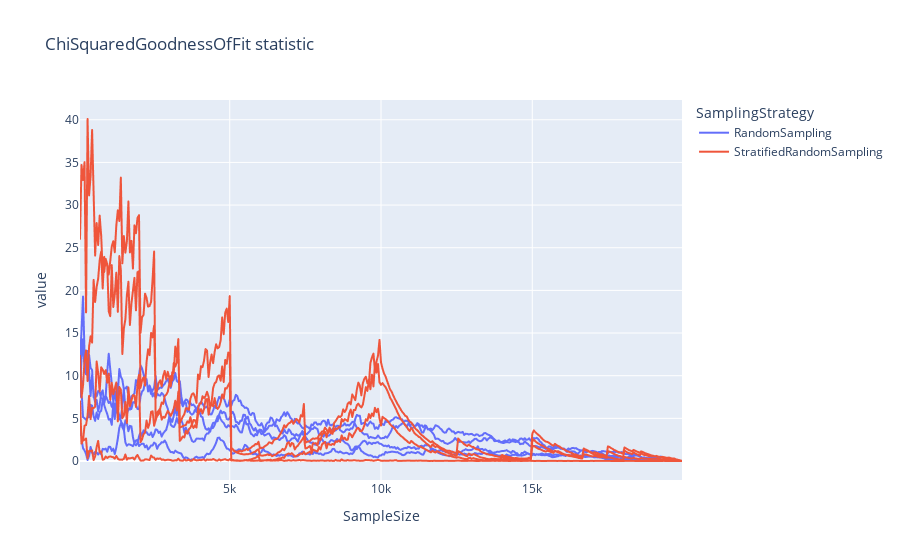
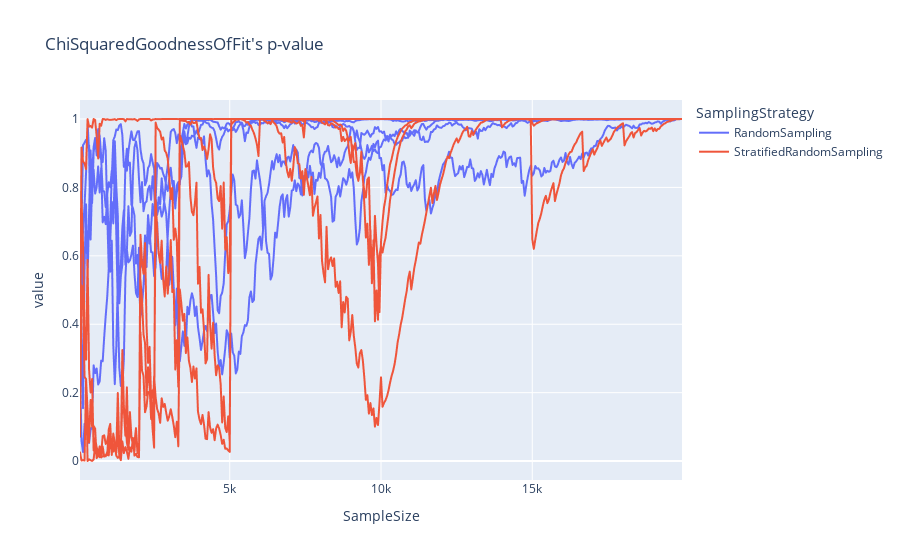
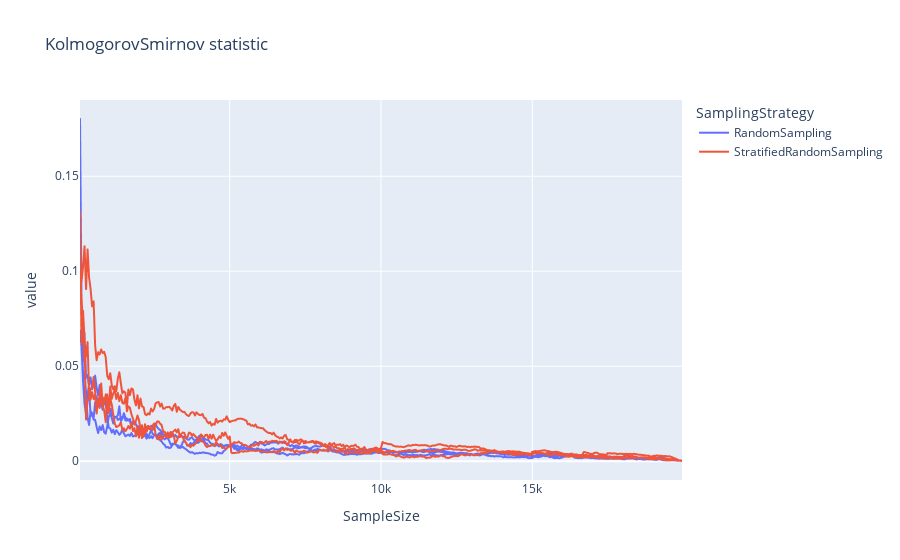
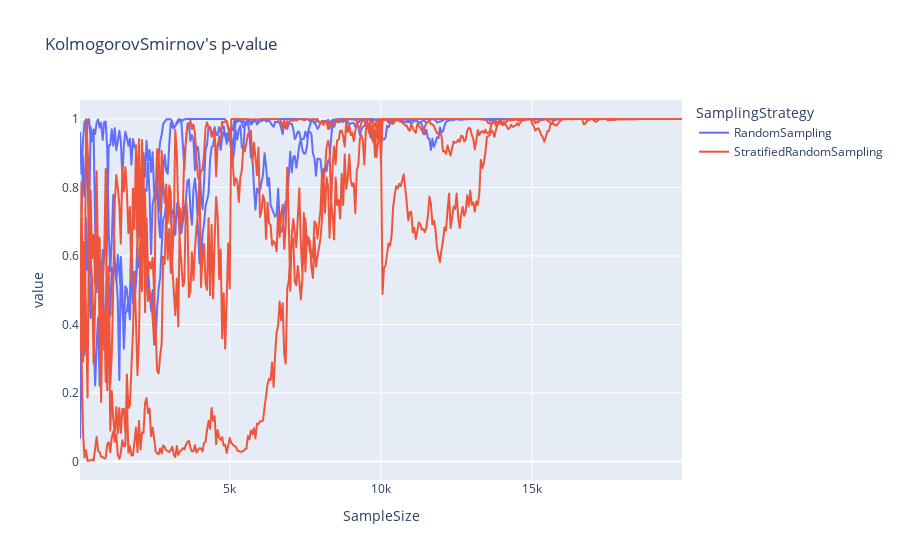

The cell these charts' notebook holds for them, in order:
### Code cell
evaluation.plot()

### Figure 1 — Plotly figure (JSON) as saved in the notebook; plotly's stock layout.template omitted (floating-point values rounded to 4 significant figures; data arrays with more than 128 entries replaced by an {"elided": "..."} marker saying what was removed)
{"data": [{"hovertemplate": "SamplingStrategy=RandomSampling<br>variable=category<br>SampleSize=%{x}<br>value=%{y}<extra></extra>", "legendgroup": "RandomSampling", "line": {"color": "#636efa", "dash": "solid"}, "marker": {"symbol": "circle"}, "mode": "lines", "name": "RandomSampling", "showlegend": true, "type": "scattergl", "x": {"elided": "399 int values"}, "xaxis": "x", "y": {"elided": "399 float values"}, "yaxis": "y"}, {"hovertemplate": "SamplingStrategy=RandomSampling<br>variable=month<br>SampleSize=%{x}<br>value=%{y}<extra></extra>", "legendgroup": "RandomSampling", "line": {"color": "#636efa", "dash": "solid"}, "marker": {"symbol": "circle"}, "mode": "lines", "name": "RandomSampling", "showlegend": false, "type": "scattergl", "x": {"elided": "399 int values"}, "xaxis": "x", "y": {"elided": "399 float values"}, "yaxis": "y"}, {"hovertemplate": "SamplingStrategy=RandomSampling<br>variable=weekday<br>SampleSize=%{x}<br>value=%{y}<extra></extra>", "legendgroup": "RandomSampling", "line": {"color": "#636efa", "dash": "solid"}, "marker": {"symbol": "circle"}, "mode": "lines", "name": "RandomSampling", "showlegend": false, "type": "scattergl", "x": {"elided": "399 int values"}, "xaxis": "x", "y": {"elided": "399 float values"}, "yaxis": "y"}, {"hovertemplate": "SamplingStrategy=RandomSampling<br>variable=season<br>SampleSize=%{x}<br>value=%{y}<extra></extra>", "legendgroup": "RandomSampling", "line": {"color": "#636efa", "dash": "solid"}, "marker": {"symbol": "circle"}, "mode": "lines", "name": "RandomSampling", "showlegend": false, "type": "scattergl", "x": {"elided": "399 int values"}, "xaxis": "x", "y": {"elided": "399 float values"}, "yaxis": "y"}, {"hovertemplate": "SamplingStrategy=StratifiedRandomSampling<br>variable=category<br>SampleSize=%{x}<br>value=%{y}<extra></extra>", "legendgroup": "StratifiedRandomSampling", "line": {"color": "#EF553B", "dash": "solid"}, "marker": {"symbol": "circle"}, "mode": "lines", "name": "StratifiedRandomSampling", "showlegend": true, "type": "scattergl", "x": {"elided": "399 int values"}, "xaxis": "x", "y": {"elided": "399 float values"}, "yaxis": "y"}, {"hovertemplate": "SamplingStrategy=StratifiedRandomSampling<br>variable=month<br>SampleSize=%{x}<br>value=%{y}<extra></extra>", "legendgroup": "StratifiedRandomSampling", "line": {"color": "#EF553B", "dash": "solid"}, "marker": {"symbol": "circle"}, "mode": "lines", "name": "StratifiedRandomSampling", "showlegend": false, "type": "scattergl", "x": {"elided": "399 int values"}, "xaxis": "x", "y": {"elided": "399 float values"}, "yaxis": "y"}, {"hovertemplate": "SamplingStrategy=StratifiedRandomSampling<br>variable=weekday<br>SampleSize=%{x}<br>value=%{y}<extra></extra>", "legendgroup": "StratifiedRandomSampling", "line": {"color": "#EF553B", "dash": "solid"}, "marker": {"symbol": "circle"}, "mode": "lines", "name": "StratifiedRandomSampling", "showlegend": false, "type": "scattergl", "x": {"elided": "399 int values"}, "xaxis": "x", "y": {"elided": "399 float values"}, "yaxis": "y"}, {"hovertemplate": "SamplingStrategy=StratifiedRandomSampling<br>variable=season<br>SampleSize=%{x}<br>value=%{y}<extra></extra>", "legendgroup": "StratifiedRandomSampling", "line": {"color": "#EF553B", "dash": "solid"}, "marker": {"symbol": "circle"}, "mode": "lines", "name": "StratifiedRandomSampling", "showlegend": false, "type": "scattergl", "x": {"elided": "399 int values"}, "xaxis": "x", "y": {"elided": "399 float values"}, "yaxis": "y"}], "layout": {"legend": {"title": {"text": "SamplingStrategy"}, "tracegroupgap": 0}, "title": {"text": "ChiSquaredGoodnessOfFit statistic"}, "xaxis": {"anchor": "y", "domain": [0, 1], "title": {"text": "SampleSize"}}, "yaxis": {"anchor": "x", "domain": [0, 1], "title": {"text": "value"}}}}

### Figure 2 — Plotly figure (JSON) as saved in the notebook; plotly's stock layout.template omitted (floating-point values rounded to 4 significant figures; data arrays with more than 128 entries replaced by an {"elided": "..."} marker saying what was removed)
{"data": [{"hovertemplate": "SamplingStrategy=RandomSampling<br>variable=category<br>SampleSize=%{x}<br>value=%{y}<extra></extra>", "legendgroup": "RandomSampling", "line": {"color": "#636efa", "dash": "solid"}, "marker": {"symbol": "circle"}, "mode": "lines", "name": "RandomSampling", "showlegend": true, "type": "scattergl", "x": {"elided": "399 int values"}, "xaxis": "x", "y": {"elided": "399 float values"}, "yaxis": "y"}, {"hovertemplate": "SamplingStrategy=RandomSampling<br>variable=month<br>SampleSize=%{x}<br>value=%{y}<extra></extra>", "legendgroup": "RandomSampling", "line": {"color": "#636efa", "dash": "solid"}, "marker": {"symbol": "circle"}, "mode": "lines", "name": "RandomSampling", "showlegend": false, "type": "scattergl", "x": {"elided": "399 int values"}, "xaxis": "x", "y": {"elided": "399 float values"}, "yaxis": "y"}, {"hovertemplate": "SamplingStrategy=RandomSampling<br>variable=weekday<br>SampleSize=%{x}<br>value=%{y}<extra></extra>", "legendgroup": "RandomSampling", "line": {"color": "#636efa", "dash": "solid"}, "marker": {"symbol": "circle"}, "mode": "lines", "name": "RandomSampling", "showlegend": false, "type": "scattergl", "x": {"elided": "399 int values"}, "xaxis": "x", "y": {"elided": "399 float values"}, "yaxis": "y"}, {"hovertemplate": "SamplingStrategy=RandomSampling<br>variable=season<br>SampleSize=%{x}<br>value=%{y}<extra></extra>", "legendgroup": "RandomSampling", "line": {"color": "#636efa", "dash": "solid"}, "marker": {"symbol": "circle"}, "mode": "lines", "name": "RandomSampling", "showlegend": false, "type": "scattergl", "x": {"elided": "399 int values"}, "xaxis": "x", "y": {"elided": "399 float values"}, "yaxis": "y"}, {"hovertemplate": "SamplingStrategy=StratifiedRandomSampling<br>variable=category<br>SampleSize=%{x}<br>value=%{y}<extra></extra>", "legendgroup": "StratifiedRandomSampling", "line": {"color": "#EF553B", "dash": "solid"}, "marker": {"symbol": "circle"}, "mode": "lines", "name": "StratifiedRandomSampling", "showlegend": true, "type": "scattergl", "x": {"elided": "399 int values"}, "xaxis": "x", "y": {"elided": "399 float values"}, "yaxis": "y"}, {"hovertemplate": "SamplingStrategy=StratifiedRandomSampling<br>variable=month<br>SampleSize=%{x}<br>value=%{y}<extra></extra>", "legendgroup": "StratifiedRandomSampling", "line": {"color": "#EF553B", "dash": "solid"}, "marker": {"symbol": "circle"}, "mode": "lines", "name": "StratifiedRandomSampling", "showlegend": false, "type": "scattergl", "x": {"elided": "399 int values"}, "xaxis": "x", "y": {"elided": "399 float values"}, "yaxis": "y"}, {"hovertemplate": "SamplingStrategy=StratifiedRandomSampling<br>variable=weekday<br>SampleSize=%{x}<br>value=%{y}<extra></extra>", "legendgroup": "StratifiedRandomSampling", "line": {"color": "#EF553B", "dash": "solid"}, "marker": {"symbol": "circle"}, "mode": "lines", "name": "StratifiedRandomSampling", "showlegend": false, "type": "scattergl", "x": {"elided": "399 int values"}, "xaxis": "x", "y": {"elided": "399 float values"}, "yaxis": "y"}, {"hovertemplate": "SamplingStrategy=StratifiedRandomSampling<br>variable=season<br>SampleSize=%{x}<br>value=%{y}<extra></extra>", "legendgroup": "StratifiedRandomSampling", "line": {"color": "#EF553B", "dash": "solid"}, "marker": {"symbol": "circle"}, "mode": "lines", "name": "StratifiedRandomSampling", "showlegend": false, "type": "scattergl", "x": {"elided": "399 int values"}, "xaxis": "x", "y": {"elided": "399 float values"}, "yaxis": "y"}], "layout": {"legend": {"title": {"text": "SamplingStrategy"}, "tracegroupgap": 0}, "title": {"text": "ChiSquaredGoodnessOfFit's p-value"}, "xaxis": {"anchor": "y", "domain": [0, 1], "title": {"text": "SampleSize"}}, "yaxis": {"anchor": "x", "domain": [0, 1], "title": {"text": "value"}}}}

### Figure 3 — Plotly figure (JSON) as saved in the notebook; plotly's stock layout.template omitted (floating-point values rounded to 4 significant figures; data arrays with more than 128 entries replaced by an {"elided": "..."} marker saying what was removed)
{"data": [{"hovertemplate": "SamplingStrategy=RandomSampling<br>variable=amount<br>SampleSize=%{x}<br>value=%{y}<extra></extra>", "legendgroup": "RandomSampling", "line": {"color": "#636efa", "dash": "solid"}, "marker": {"symbol": "circle"}, "mode": "lines", "name": "RandomSampling", "showlegend": true, "type": "scattergl", "x": {"elided": "399 int values"}, "xaxis": "x", "y": {"elided": "399 float values"}, "yaxis": "y"}, {"hovertemplate": "SamplingStrategy=RandomSampling<br>variable=day<br>SampleSize=%{x}<br>value=%{y}<extra></extra>", "legendgroup": "RandomSampling", "line": {"color": "#636efa", "dash": "solid"}, "marker": {"symbol": "circle"}, "mode": "lines", "name": "RandomSampling", "showlegend": false, "type": "scattergl", "x": {"elided": "399 int values"}, "xaxis": "x", "y": {"elided": "399 float values"}, "yaxis": "y"}, {"hovertemplate": "SamplingStrategy=RandomSampling<br>variable=hour<br>SampleSize=%{x}<br>value=%{y}<extra></extra>", "legendgroup": "RandomSampling", "line": {"color": "#636efa", "dash": "solid"}, "marker": {"symbol": "circle"}, "mode": "lines", "name": "RandomSampling", "showlegend": false, "type": "scattergl", "x": {"elided": "399 int values"}, "xaxis": "x", "y": {"elided": "399 float values"}, "yaxis": "y"}, {"hovertemplate": "SamplingStrategy=StratifiedRandomSampling<br>variable=amount<br>SampleSize=%{x}<br>value=%{y}<extra></extra>", "legendgroup": "StratifiedRandomSampling", "line": {"color": "#EF553B", "dash": "solid"}, "marker": {"symbol": "circle"}, "mode": "lines", "name": "StratifiedRandomSampling", "showlegend": true, "type": "scattergl", "x": {"elided": "399 int values"}, "xaxis": "x", "y": {"elided": "399 float values"}, "yaxis": "y"}, {"hovertemplate": "SamplingStrategy=StratifiedRandomSampling<br>variable=day<br>SampleSize=%{x}<br>value=%{y}<extra></extra>", "legendgroup": "StratifiedRandomSampling", "line": {"color": "#EF553B", "dash": "solid"}, "marker": {"symbol": "circle"}, "mode": "lines", "name": "StratifiedRandomSampling", "showlegend": false, "type": "scattergl", "x": {"elided": "399 int values"}, "xaxis": "x", "y": {"elided": "399 float values"}, "yaxis": "y"}, {"hovertemplate": "SamplingStrategy=StratifiedRandomSampling<br>variable=hour<br>SampleSize=%{x}<br>value=%{y}<extra></extra>", "legendgroup": "StratifiedRandomSampling", "line": {"color": "#EF553B", "dash": "solid"}, "marker": {"symbol": "circle"}, "mode": "lines", "name": "StratifiedRandomSampling", "showlegend": false, "type": "scattergl", "x": {"elided": "399 int values"}, "xaxis": "x", "y": {"elided": "399 float values"}, "yaxis": "y"}], "layout": {"legend": {"title": {"text": "SamplingStrategy"}, "tracegroupgap": 0}, "title": {"text": "KolmogorovSmirnov statistic"}, "xaxis": {"anchor": "y", "domain": [0, 1], "title": {"text": "SampleSize"}}, "yaxis": {"anchor": "x", "domain": [0, 1], "title": {"text": "value"}}}}

### Figure 4 — Plotly figure (JSON) as saved in the notebook; plotly's stock layout.template omitted (floating-point values rounded to 4 significant figures; data arrays with more than 128 entries replaced by an {"elided": "..."} marker saying what was removed)
{"data": [{"hovertemplate": "SamplingStrategy=RandomSampling<br>variable=amount<br>SampleSize=%{x}<br>value=%{y}<extra></extra>", "legendgroup": "RandomSampling", "line": {"color": "#636efa", "dash": "solid"}, "marker": {"symbol": "circle"}, "mode": "lines", "name": "RandomSampling", "showlegend": true, "type": "scattergl", "x": {"elided": "399 int values"}, "xaxis": "x", "y": {"elided": "399 float values"}, "yaxis": "y"}, {"hovertemplate": "SamplingStrategy=RandomSampling<br>variable=day<br>SampleSize=%{x}<br>value=%{y}<extra></extra>", "legendgroup": "RandomSampling", "line": {"color": "#636efa", "dash": "solid"}, "marker": {"symbol": "circle"}, "mode": "lines", "name": "RandomSampling", "showlegend": false, "type": "scattergl", "x": {"elided": "399 int values"}, "xaxis": "x", "y": {"elided": "399 float values"}, "yaxis": "y"}, {"hovertemplate": "SamplingStrategy=RandomSampling<br>variable=hour<br>SampleSize=%{x}<br>value=%{y}<extra></extra>", "legendgroup": "RandomSampling", "line": {"color": "#636efa", "dash": "solid"}, "marker": {"symbol": "circle"}, "mode": "lines", "name": "RandomSampling", "showlegend": false, "type": "scattergl", "x": {"elided": "399 int values"}, "xaxis": "x", "y": {"elided": "399 float values"}, "yaxis": "y"}, {"hovertemplate": "SamplingStrategy=StratifiedRandomSampling<br>variable=amount<br>SampleSize=%{x}<br>value=%{y}<extra></extra>", "legendgroup": "StratifiedRandomSampling", "line": {"color": "#EF553B", "dash": "solid"}, "marker": {"symbol": "circle"}, "mode": "lines", "name": "StratifiedRandomSampling", "showlegend": true, "type": "scattergl", "x": {"elided": "399 int values"}, "xaxis": "x", "y": {"elided": "399 float values"}, "yaxis": "y"}, {"hovertemplate": "SamplingStrategy=StratifiedRandomSampling<br>variable=day<br>SampleSize=%{x}<br>value=%{y}<extra></extra>", "legendgroup": "StratifiedRandomSampling", "line": {"color": "#EF553B", "dash": "solid"}, "marker": {"symbol": "circle"}, "mode": "lines", "name": "StratifiedRandomSampling", "showlegend": false, "type": "scattergl", "x": {"elided": "399 int values"}, "xaxis": "x", "y": {"elided": "399 float values"}, "yaxis": "y"}, {"hovertemplate": "SamplingStrategy=StratifiedRandomSampling<br>variable=hour<br>SampleSize=%{x}<br>value=%{y}<extra></extra>", "legendgroup": "StratifiedRandomSampling", "line": {"color": "#EF553B", "dash": "solid"}, "marker": {"symbol": "circle"}, "mode": "lines", "name": "StratifiedRandomSampling", "showlegend": false, "type": "scattergl", "x": {"elided": "399 int values"}, "xaxis": "x", "y": {"elided": "399 float values"}, "yaxis": "y"}], "layout": {"legend": {"title": {"text": "SamplingStrategy"}, "tracegroupgap": 0}, "title": {"text": "KolmogorovSmirnov's p-value"}, "xaxis": {"anchor": "y", "domain": [0, 1], "title": {"text": "SampleSize"}}, "yaxis": {"anchor": "x", "domain": [0, 1], "title": {"text": "value"}}}}
